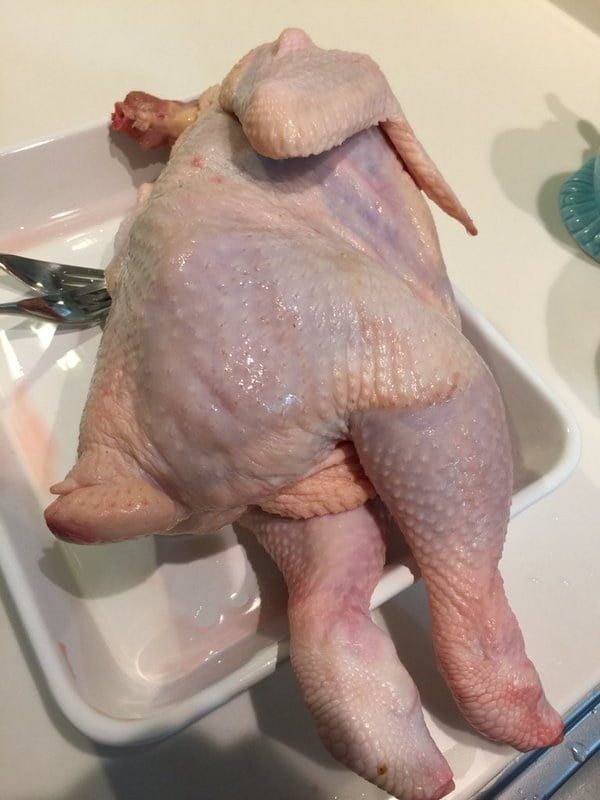
#> input picture image/chicken.jpg, 600 x 800 px
$ jupyter execute '06_2_이미지 처리.ipynb'   (shell and % lines are left out)
#> lines starting #> are read from the running program, lines starting #| are printed output that depends on the picture
# Library - OpenCV

[cell 1]
### 라이브러리 설치

[cell 2]
import cv2

[cell 3]
import numpy as np
from matplotlib import pyplot as plt

[cell 4]
### 파일 탐색기 사용
from tkinter.filedialog import askopenfilename

[cell 5]
img_file = askopenfilename()
#> the answer given: image/chicken.jpg
img_file

# 이미지 로드

[cell 6]
image_bgr = cv2.imread(img_file)
#> image_bgr is the input picture: shape (800, 600, 3); mean B, G, R 139.4, 151.3, 172.7
#RGB로 변환
image_rgb = cv2.cvtColor(image_bgr, cv2.COLOR_BGR2RGB)
#이미지 출력
plt.figure(figsize=(20, 10))
plt.imshow(image_rgb)
plt.show()

[cell 7]
### 픽셀 확인
image_bgr[0,0,:]
#> Out = [192, 214, 226]

[cell 8]
image_bgr.shape
#> Out = (800, 600, 3)

[cell 9]
# 흑백 이미지
image = cv2.imread(img_file, cv2.IMREAD_GRAYSCALE)
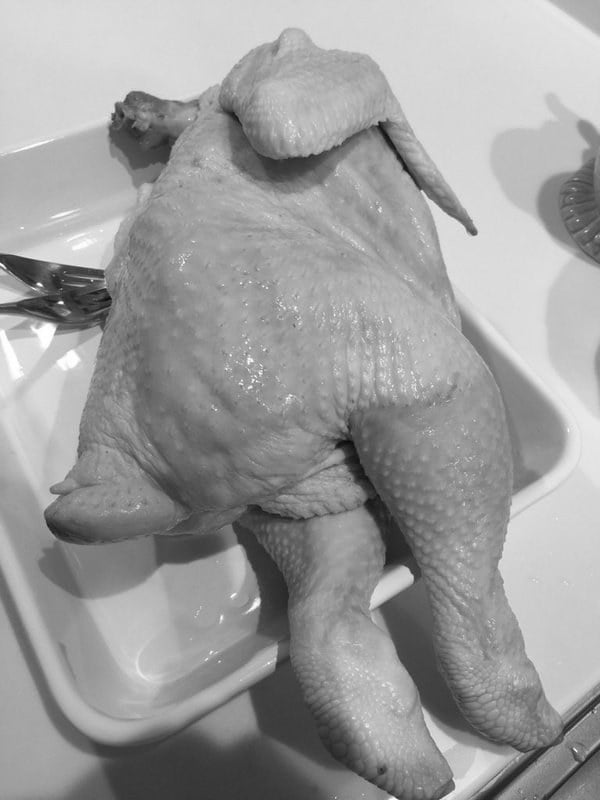
#> image: shape (800, 600); min 7, max 255, mean 156.4

[cell 10]
image.shape
#> Out = (800, 600)


$ run again, on image/img2.jpg
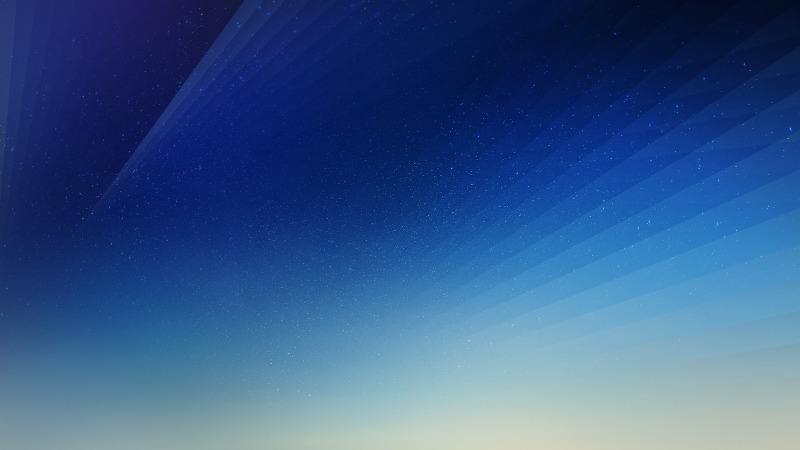
#> input picture image/img2.jpg, 800 x 450 px
#> image_bgr is the input picture: shape (450, 800, 3); mean B, G, R 138.3, 88.6, 54
#> `image_bgr[0,0,:]`: Out = [115, 54, 40]
#> `image = cv2.imread(img_file, cv2.IMREAD_GRAYSCALE)`:
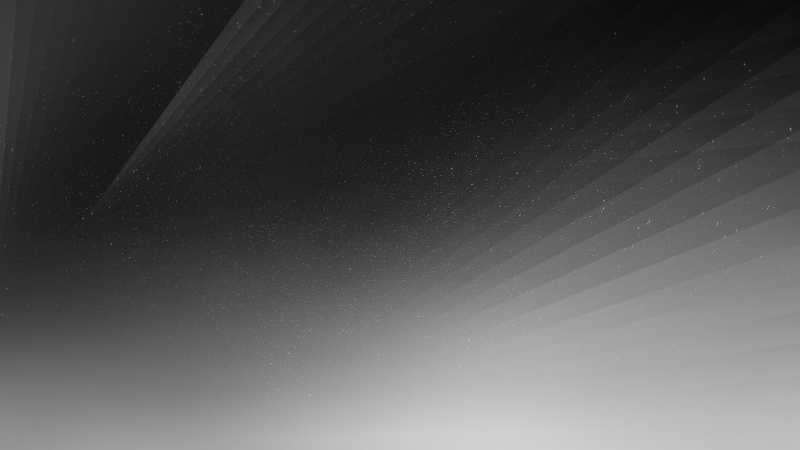
#> image: shape (450, 800); min 9, max 210, mean 83.4

$ run again, on image/balloons_noisy.png
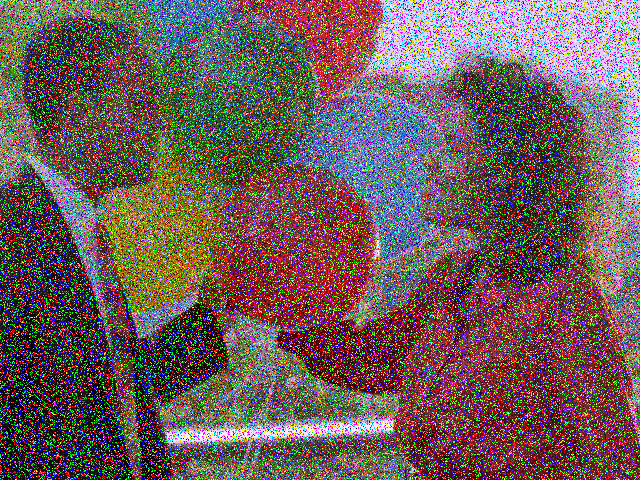
#> input picture image/balloons_noisy.png, 640 x 480 px
#> image_bgr is the input picture: shape (480, 640, 3); mean B, G, R 89.9, 92, 109.1
#> `image_bgr[0,0,:]`: Out = [181, 165, 152]
#> `image = cv2.imread(img_file, cv2.IMREAD_GRAYSCALE)`:
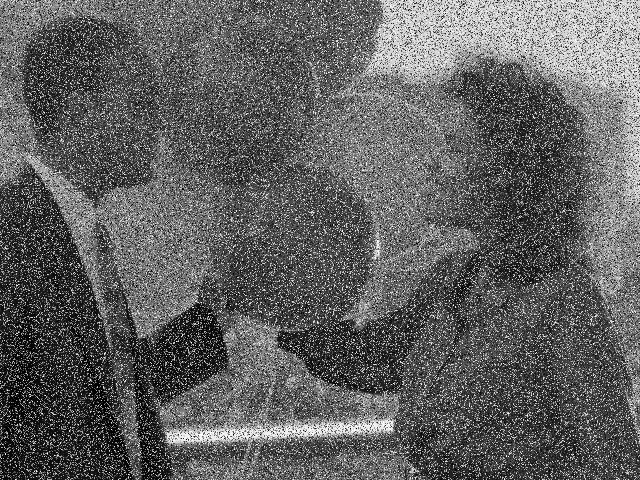
#> image: shape (480, 640); min 0, max 255, mean 96.4
